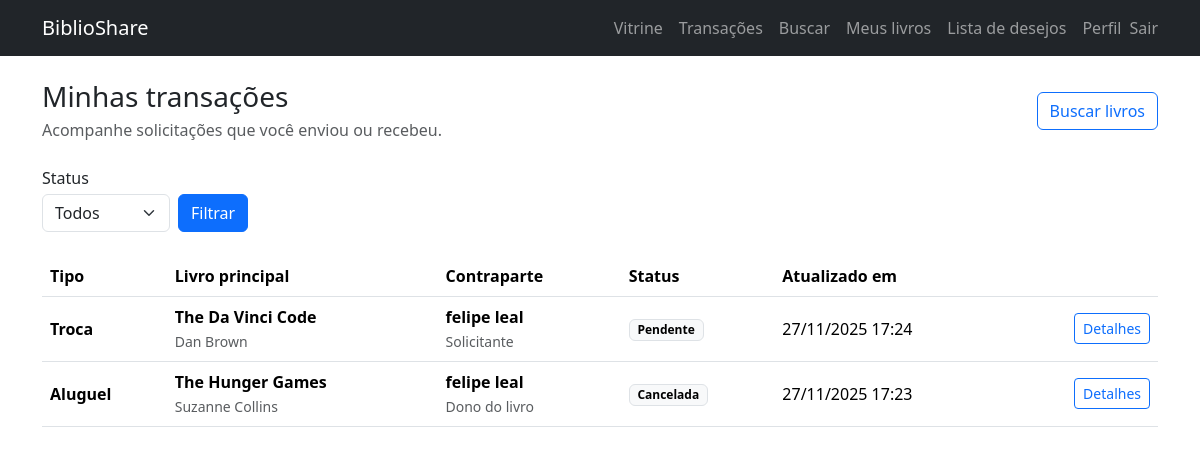
Before: /transacoes/ (signed in) with the older database file.
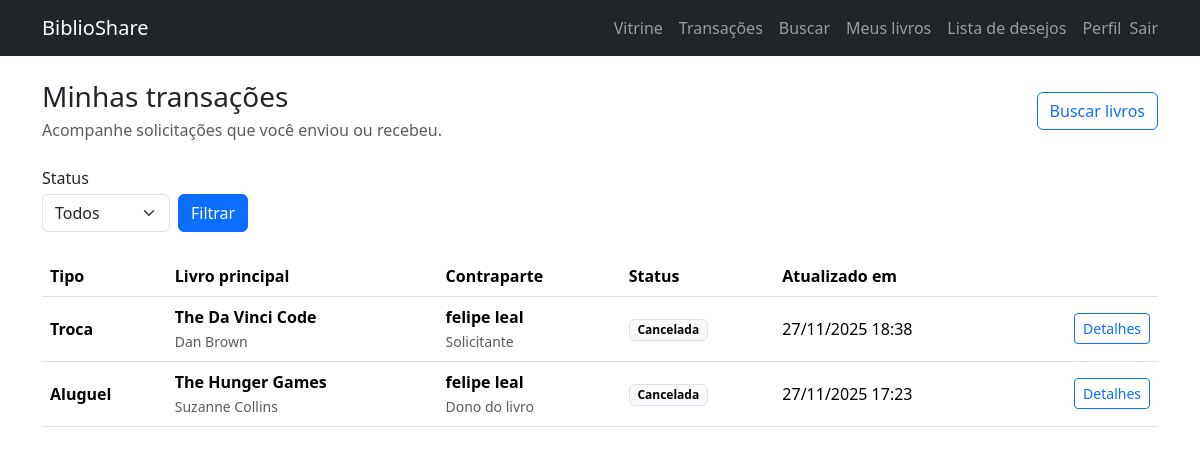
After: the same page with the newer database file.
### transacoes/models.py (models this page shows, shortened)
class Transacao(models.Model):
    class Tipo(models.TextChoices):
        DOACAO = 'DOACAO', 'Doação'
        EMPRESTIMO = 'EMPRESTIMO', 'Empréstimo'
        ALUGUEL = 'ALUGUEL', 'Aluguel'
        TROCA = 'TROCA', 'Troca'
    class Status(models.TextChoices):
        PENDENTE = 'PENDENTE', 'Pendente'
        ACEITA = 'ACEITA', 'Aceita'
        EM_POSSE = 'EM_POSSE', 'Em posse'
        CONCLUIDA = 'CONCLUIDA', 'Concluída'
        CANCELADA = 'CANCELADA', 'Cancelada'
    tipo = models.CharField('tipo', max_length=20, choices=Tipo.choices)
    status = models.CharField('status', max_length=20, choices=Status.choices, default=Status.PENDENTE)
    solicitante = models.ForeignKey(
        settings.AUTH_USER_MODEL,
        on_delete=models.CASCADE,
        related_name='transacoes_solicitadas',
        verbose_name='solicitante',
    )
    dono = models.ForeignKey(
        settings.AUTH_USER_MODEL,
        on_delete=models.CASCADE,
        related_name='transacoes_recebidas',
        verbose_name='dono',
    )
    livro_principal = models.ForeignKey(
        'livros.Livro',
        on_delete=models.CASCADE,
        related_name='transacoes_principais',
        verbose_name='livro principal',
    )
    livros_oferecidos = models.ManyToManyField(
        'livros.Livro',
        related_name='transacoes_oferecidas',
        verbose_name='livros oferecidos',
        blank=True,
    )
    livros_solicitados = models.ManyToManyField(
        'livros.Livro',
        related_name='transacoes_solicitadas_livros',
        verbose_name='livros solicitados',
        blank=True,
    )
    data_limite_devolucao = models.DateField('data limite de devolução', null=True, blank=True)
    criado_em = models.DateTimeField('criado em', auto_now_add=True)
    atualizado_em = models.DateTimeField('atualizado em', auto_now=True)
    class Meta:
        ordering = ('-criado_em',)
        verbose_name = 'Transação'
        verbose_name_plural = 'Transações'

### livros/models.py (models this page shows, shortened)
class Livro(models.Model):
    class Modalidades(models.TextChoices):
        DOACAO = 'DOACAO', 'Doação'
        EMPRESTIMO = 'EMPRESTIMO', 'Empréstimo'
        ALUGUEL = 'ALUGUEL', 'Aluguel'
        TROCA = 'TROCA', 'Troca'
    dono = models.ForeignKey(
        settings.AUTH_USER_MODEL,
        on_delete=models.CASCADE,
        related_name='livros',
        verbose_name='dono',
    )
    isbn = models.CharField(
        'ISBN',
        max_length=20,
        blank=True,
        db_index=True,
    )
    titulo = models.CharField('título', max_length=255)
    autor = models.CharField('autor', max_length=255, blank=True)
    editora = models.CharField('editora', max_length=255, blank=True)
    ano_publicacao = models.CharField('ano de publicação', max_length=4, blank=True)
    capa_url = models.URLField('URL da capa', blank=True)
    sinopse = models.TextField('sinopse', blank=True)
    modalidades = models.JSONField('modalidades', default=list)
    valor_aluguel_semanal = models.DecimalField(
        'valor semanal do aluguel',
        max_digits=8,
        decimal_places=2,
        null=True,
        blank=True,
    )
    prazo_emprestimo_dias = models.PositiveIntegerField(
        'prazo do empréstimo (dias)',
        null=True,
        blank=True,
    )
    disponivel = models.BooleanField('disponível', default=True)
    criado_em = models.DateTimeField('criado em', auto_now_add=True)
    atualizado_em = models.DateTimeField('atualizado em', auto_now=True)
    class Meta:
        ordering = ('-criado_em',)
        verbose_name = 'Livro'
        verbose_name_plural = 'Livros'

### usuarios/models.py (models this page shows)
class Usuario(AbstractUser):
    email = models.EmailField('email', unique=True)
    foto_perfil = models.ImageField(
        'foto de perfil',
        upload_to='usuarios/fotos',
        blank=True,
        null=True,
    )
    cidade = models.CharField(
        'cidade',
        max_length=100,
        blank=True,
    )
    estado = models.CharField(
        'estado',
        max_length=50,
        blank=True,
    )
    vinculo_verificado = models.BooleanField(
        'vínculo verificado',
        default=False,
    )
    class Meta:
        verbose_name = 'Usuário'
        verbose_name_plural = 'Usuários'

### transacoes/views.py (the view)
class TransacoesListaView(LoginRequiredMixin, ListView):
    template_name = 'transacoes/lista.html'
    context_object_name = 'transacoes'
    def get_queryset(self):
        usuario = self.request.user
        queryset = (
            Transacao.objects.filter(Q(solicitante=usuario) | Q(dono=usuario))
            .select_related('solicitante', 'dono', 'livro_principal')
            .prefetch_related('livros_oferecidos', 'livros_solicitados')
            .order_by('-atualizado_em')
        )
        status_param = self.request.GET.get('status')
        if status_param:
            queryset = queryset.filter(status=status_param)
        return queryset
    def get_context_data(self, **kwargs):
        contexto = super().get_context_data(**kwargs)
        contexto['status_opcoes'] = Transacao.Status.choices
        contexto['status_selecionado'] = self.request.GET.get('status', '')
        return contexto

### templates/transacoes/lista.html (shortened to what this page needs)
{% extends "base.html" %}
{% block content %}
<div class="d-flex justify-content-between align-items-center mb-4">
  <div>
    <h1 class="h3 mb-1">Minhas transações</h1>
    <p class="text-muted mb-0">Acompanhe solicitações que você enviou ou recebeu.</p>
  </div>
  <a class="btn btn-outline-primary" href="{% url 'livros_web:buscar' %}">Buscar livros</a>
</div>
<form class="row g-2 align-items-end mb-4" method="get">
  <div class="col-auto">
    <label class="form-label mb-1" for="status">Status</label>
    <select class="form-select" id="status" name="status">
      <option value="">Todos</option>
    </select>
  </div>
  <div class="col-auto">
    <button class="btn btn-primary" type="submit">Filtrar</button>
  </div>
</form>
{% if transacoes %}
  <div class="table-responsive">
    <table class="table align-middle">
      <thead>
        <tr>
          <th>Tipo</th>
          <th>Livro principal</th>
          <th>Contraparte</th>
          <th>Status</th>
          <th>Atualizado em</th>
          <th></th>
        </tr>
      </thead>
      <tbody>
        {% for transacao in transacoes %}
          <tr>
            <td class="fw-semibold">{{ transacao.get_tipo_display }}</td>
            <td>
              <div class="fw-semibold">{{ transacao.livro_principal.titulo }}</div>
              <small class="text-muted">{{ transacao.livro_principal.autor }}</small>
            </td>
            <td>
              {% if transacao.solicitante == request.user %}
                <div class="fw-semibold">{{ transacao.dono.get_full_name|default:transacao.dono.username }}</div>
                <small class="text-muted">Dono do livro</small>
              {% else %}
                <div class="fw-semibold">{{ transacao.solicitante.get_full_name|default:transacao.solicitante.username }}</div>
                <small class="text-muted">Solicitante</small>
              {% endif %}
            </td>
            <td>
              <span class="badge text-bg-light border">{{ transacao.get_status_display }}</span>
            </td>
            <td>{{ transacao.atualizado_em|date:"d/m/Y H:i" }}</td>
            <td class="text-end">
              <a class="btn btn-sm btn-outline-primary" href="{% url 'transacoes_web:detalhes' transacao.pk %}">Detalhes</a>
            </td>
          </tr>
        {% endfor %}
      </tbody>
    </table>
  </div>
{% else %}
  <div class="border rounded text-center py-5">
    <p class="mb-3">Nenhuma transação encontrada.</p>
    <a class="btn btn-primary" href="{% url 'livros_web:buscar' %}">Explorar livros disponíveis</a>
  </div>
{% endif %}
{% endblock %}

Changed rows visible on the page:
changed Transacao "Troca": status "Pendente" → "Cancelada"; atualizado_em "27/11/2025 17:24" → "27/11/2025 18:38"
